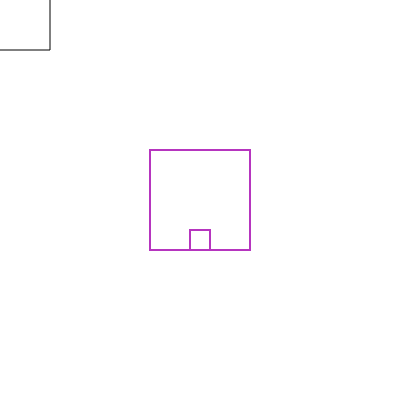
Frame 1 (no input)
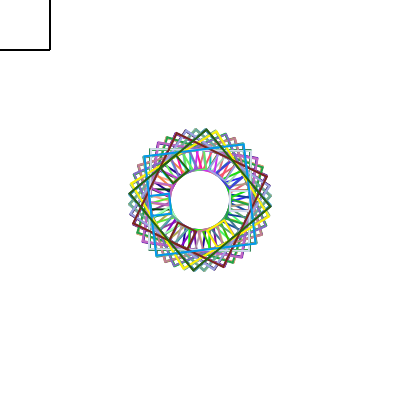
Frame 60 (no input)
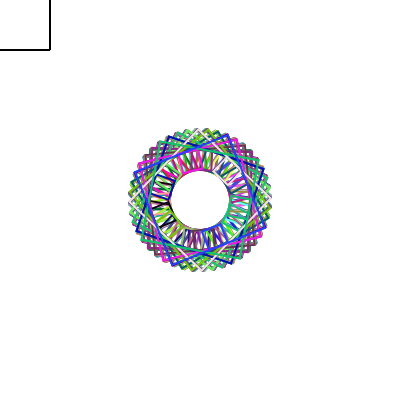
Frame 120 (the mouse pressed at the canvas centre since frame 60)

The p5.js sketch that drew these frames (run headless with seeded random() and noise() and a simulated clock; from frame 60 on, the mouse is pressed at the canvas centre):

// p5.js sketch
// ── sketch.js
var counter = 0;


function setup() {
    createCanvas(400, 400);
    noFill();
}


function draw() {

    //background(255);
    frameRate(60);
    rectMode(CENTER);

    push();
    translate(width / 2, height / 2);
    rotate(counter++);
    scale(2.0);
    stroke(random(255), random(255), random(255));
    rect(0, 0, 50, 50);


    rect(0, 20, 10,10);
    pop();


    rect(0, 0, 100, 100);




}
